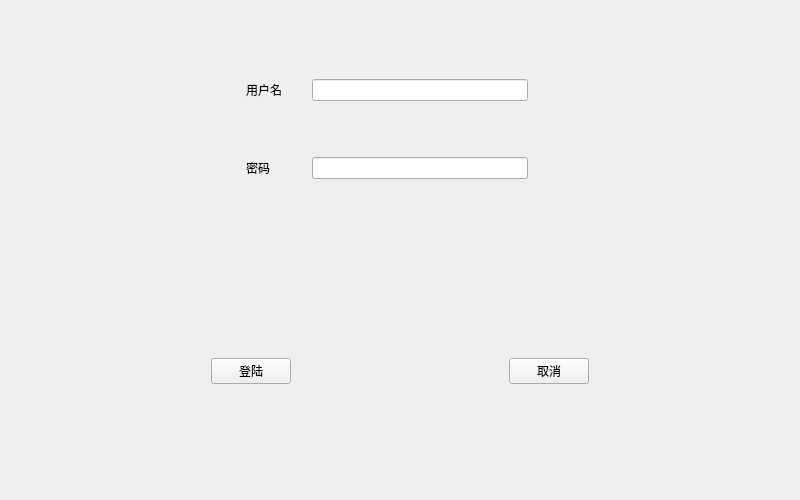
<?xml version="1.0" encoding="UTF-8"?>
<ui version="4.0">
 <class>Widget</class>
 <widget class="QWidget" name="Widget">
  <property name="geometry">
   <rect>
    <x>0</x>
    <y>0</y>
    <width>800</width>
    <height>500</height>
   </rect>
  </property>
  <property name="sizePolicy">
   <sizepolicy hsizetype="Fixed" vsizetype="Fixed">
    <horstretch>0</horstretch>
    <verstretch>0</verstretch>
   </sizepolicy>
  </property>
  <property name="windowTitle">
   <string>Widget</string>
  </property>
  <layout class="QGridLayout" name="gridLayout_2">
   <item row="2" column="0" colspan="2">
    <widget class="QWidget" name="widget_2" native="true">
     <layout class="QHBoxLayout" name="horizontalLayout_3">
      <item>
       <spacer name="horizontalSpacer_5">
        <property name="orientation">
         <enum>Qt::Horizontal</enum>
        </property>
        <property name="sizeHint" stdset="0">
         <size>
          <width>40</width>
          <height>20</height>
         </size>
        </property>
       </spacer>
      </item>
      <item>
       <widget class="QPushButton" name="pushButton">
        <property name="text">
         <string>登陆</string>
        </property>
       </widget>
      </item>
      <item>
       <spacer name="verticalSpacer_2">
        <property name="orientation">
         <enum>Qt::Vertical</enum>
        </property>
        <property name="sizeHint" stdset="0">
         <size>
          <width>20</width>
          <height>40</height>
         </size>
        </property>
       </spacer>
      </item>
      <item>
       <spacer name="horizontalSpacer_6">
        <property name="orientation">
         <enum>Qt::Horizontal</enum>
        </property>
        <property name="sizeHint" stdset="0">
         <size>
          <width>40</width>
          <height>20</height>
         </size>
        </property>
       </spacer>
      </item>
      <item>
       <widget class="QPushButton" name="pushButton_2">
        <property name="text">
         <string>取消</string>
        </property>
       </widget>
      </item>
      <item>
       <spacer name="horizontalSpacer_7">
        <property name="orientation">
         <enum>Qt::Horizontal</enum>
        </property>
        <property name="sizeHint" stdset="0">
         <size>
          <width>40</width>
          <height>20</height>
         </size>
        </property>
       </spacer>
      </item>
     </layout>
    </widget>
   </item>
   <item row="1" column="0">
    <widget class="QWidget" name="widget_3" native="true">
     <layout class="QHBoxLayout" name="horizontalLayout_2">
      <item>
       <widget class="QWidget" name="widget_4" native="true">
        <layout class="QGridLayout" name="gridLayout">
         <item row="0" column="2">
          <widget class="QWidget" name="widget" native="true">
           <layout class="QHBoxLayout" name="horizontalLayout"/>
          </widget>
         </item>
         <item row="1" column="3">
          <widget class="QLineEdit" name="lineEdit_2">
           <property name="echoMode">
            <enum>QLineEdit::Password</enum>
           </property>
          </widget>
         </item>
         <item row="1" column="0">
          <spacer name="horizontalSpacer_3">
           <property name="orientation">
            <enum>Qt::Horizontal</enum>
           </property>
           <property name="sizeHint" stdset="0">
            <size>
             <width>40</width>
             <height>20</height>
            </size>
           </property>
          </spacer>
         </item>
         <item row="0" column="1">
          <widget class="QLabel" name="label">
           <property name="text">
            <string>用户名</string>
           </property>
          </widget>
         </item>
         <item row="0" column="0">
          <spacer name="horizontalSpacer">
           <property name="orientation">
            <enum>Qt::Horizontal</enum>
           </property>
           <property name="sizeHint" stdset="0">
            <size>
             <width>40</width>
             <height>20</height>
            </size>
           </property>
          </spacer>
         </item>
         <item row="1" column="4">
          <spacer name="horizontalSpacer_4">
           <property name="orientation">
            <enum>Qt::Horizontal</enum>
           </property>
           <property name="sizeHint" stdset="0">
            <size>
             <width>40</width>
             <height>20</height>
            </size>
           </property>
          </spacer>
         </item>
         <item row="1" column="1">
          <widget class="QLabel" name="label_2">
           <property name="text">
            <string>密码</string>
           </property>
          </widget>
         </item>
         <item row="0" column="4">
          <spacer name="horizontalSpacer_2">
           <property name="orientation">
            <enum>Qt::Horizontal</enum>
           </property>
           <property name="sizeHint" stdset="0">
            <size>
             <width>40</width>
             <height>20</height>
            </size>
           </property>
          </spacer>
         </item>
         <item row="0" column="3">
          <widget class="QLineEdit" name="lineEdit"/>
         </item>
        </layout>
       </widget>
      </item>
     </layout>
    </widget>
   </item>
   <item row="1" column="1">
    <spacer name="verticalSpacer">
     <property name="orientation">
      <enum>Qt::Vertical</enum>
     </property>
     <property name="sizeHint" stdset="0">
      <size>
       <width>20</width>
       <height>40</height>
      </size>
     </property>
    </spacer>
   </item>
  </layout>
 </widget>
 <resources/>
 <connections/>
</ui>
